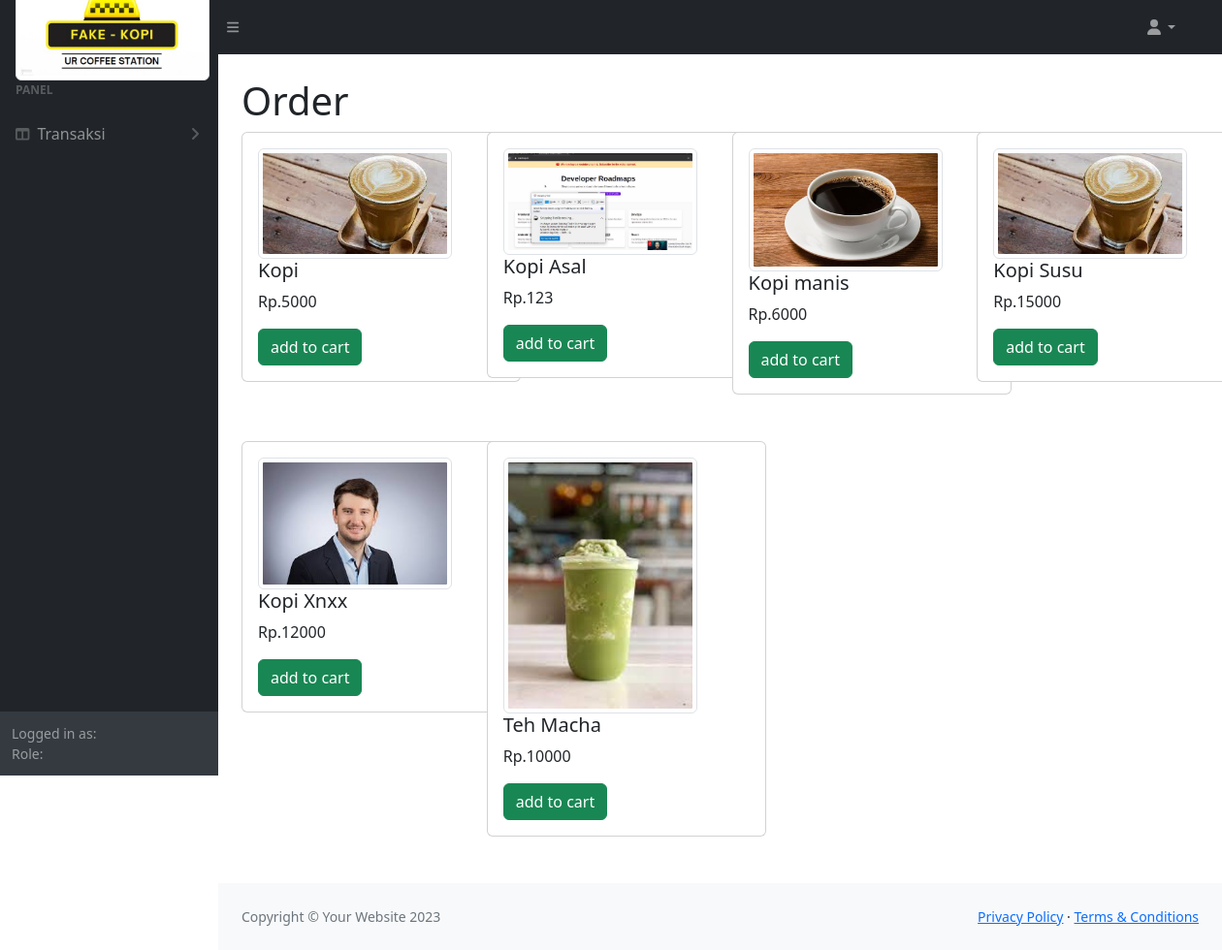
The app's page /pointofsales/pesan.php with its own data.
### tables this page shows
CREATE TABLE `produk` (
  `nama_produk` varchar(500) NOT NULL,
  `bahan_produk` json NOT NULL,
  `harga_produk` bigint NOT NULL DEFAULT '1',
  `gambar_produk` varchar(500) NOT NULL,
  PRIMARY KEY (`nama_produk`)
);

### pointofsales/pesan.php (the view, shortened to what this page needs)
<?php
require './function/produk.php';
?>
<!DOCTYPE html>
<html lang="en">
    <head>
        <link href="https://cdn.jsdelivr.net/npm/simple-datatables@7.1.2/dist/style.min.css" rel="stylesheet" />
        <link href="public/css/styles.css" rel="stylesheet" />
    </head>
    <body class="sb-nav-fixed">
        <?php
            include('partials/topnav.php');
        ?>
        <div id="layoutSidenav">
            <?php
              include('partials/sidenav.php');
            ?>
            <div id="layoutSidenav_content">
                <main>
                    <div class="container-fluid px-4">
                        <h1 class="mt-4">Order</h1>
                        <div class="row">
                            <?php
                                $produk = mysqli_query($conn, "SELECT nama_produk, harga_produk, gambar_produk FROM produk");
                                while($fetchproduk = mysqli_fetch_array($produk, MYSQLI_ASSOC)) {
                            ?>
                            <div class="col-lg-3 mb-5">
                                <div class="card" style="width: 18rem;">
                                <form method="post">
                                    <div class="card-body">
                                        <img src="<?=$fetchproduk['gambar_produk']?>" class="img-thumbnail" width="200px" height="200px"/>
                                        <h5 class="card-title"><?=$fetchproduk['nama_produk']?></h5>
                                        <p class="card-text"><?="Rp.".$fetchproduk['harga_produk']?></p>
                                        <button type="submit" name="addtocart" class="btn btn-success">add to cart</button>
                                    </div>
                                </div>
                            </div>
                            <?php
                                }
                            ?>
                        </div>
                    </div>
                </main>
                <footer class="py-4 bg-light mt-auto">
                    <div class="container-fluid px-4">
                        <div class="d-flex align-items-center justify-content-between small">
                            <div class="text-muted">Copyright &copy; Your Website 2023</div>
                            <div>
                                <a href="#">Privacy Policy</a>
                                &middot;
                                <a href="#">Terms &amp; Conditions</a>
                            </div>
                        </div>
                    </div>
                </footer>
            </div>
        </div>
    </body>
</html>

### records on screen
produk: gambar_produk (picture), nama_produk "Kopi", harga_produk "5000"
produk: gambar_produk (picture), nama_produk "Kopi Asal", harga_produk "123"
produk: gambar_produk (picture), nama_produk "Kopi manis", harga_produk "6000"
produk: gambar_produk (picture), nama_produk "Kopi Susu", harga_produk "15000"
produk: gambar_produk (picture), nama_produk "Kopi Xnxx", harga_produk "12000"
produk: gambar_produk (picture), nama_produk "Teh Macha", harga_produk "10000"
